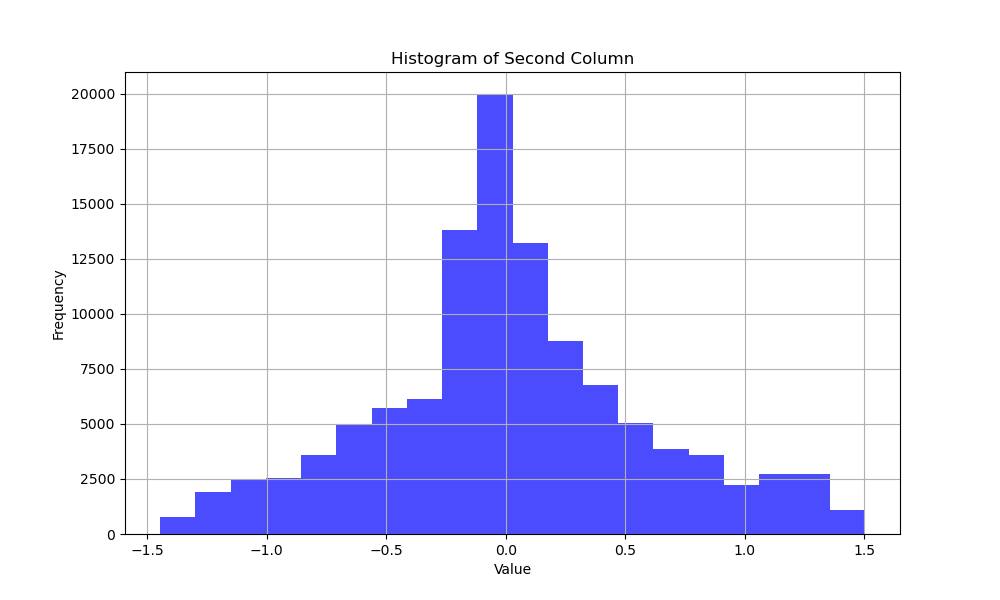
#> input picture histogram.png, 1000 x 600 px
$ python -i opencv_intro.py   (imports and definitions only)
#> lines starting #> are read from the running program, lines starting #| are printed output that depends on the picture; after the words box and inside, x2 and y2 are one past the last pixel; in counts of white or black regions, pixels touching at a corner belong together
#> further down, picture is the input picture: shape (600, 1000, 3); mean B, G, R 251.3, 226.1, 226.1
import cv2
import numpy as np
import argparse
import csv
from video_transition import create_transition  # Import the transition function

def process_frame(frame, apply_filters=True, crop=None):
#> called with apply_filters = True
    if crop:
        h, w = frame.shape[:2]
        x0, y0, crop_w, crop_h = [int(c * 0.01 * dim) for c, dim in zip(crop, [w, h, w, h])]
        frame = frame[y0:y0+crop_h, x0:x0+crop_w]

    if apply_filters:
        # Convert to grayscale
        gray = cv2.cvtColor(frame, cv2.COLOR_BGR2GRAY)
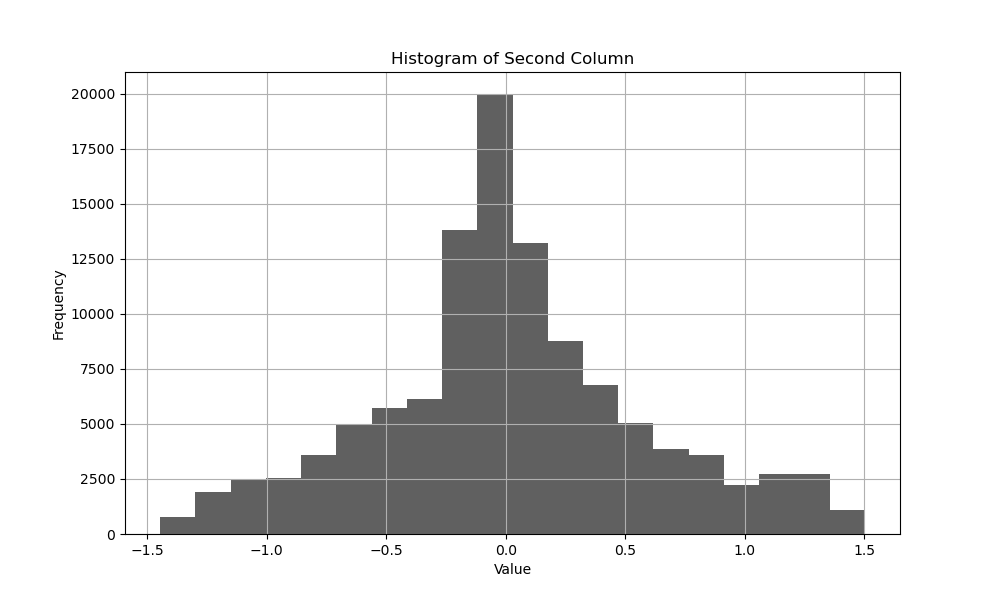
#> gray: shape (600, 1000); min 0, max 255, mean 228.9

        # Apply Gaussian blur
        blurred = cv2.GaussianBlur(gray, (5, 5), 0)

        # Apply Canny edge detection
        edges = cv2.Canny(blurred, 50, 150)
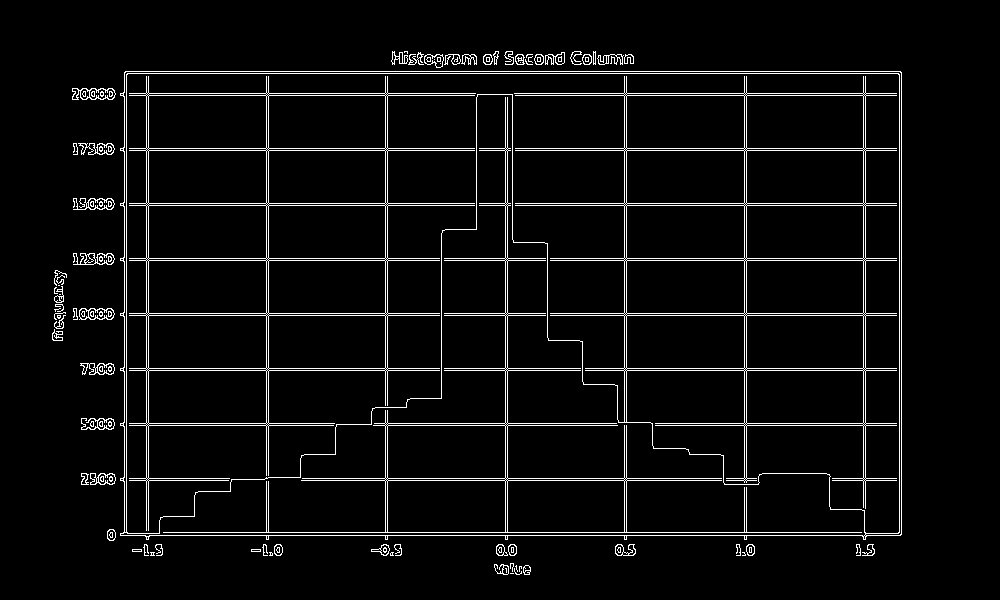
#> edges: shape (600, 1000); 4.7% white in thin lines or dots, all inside (x1, y1, x2, y2) = (52, 51, 902, 575)

        # Convert back to BGR for colored edge overlay
        edges_color = cv2.cvtColor(edges, cv2.COLOR_GRAY2BGR)

        # Combine original frame with colored edges
        result = cv2.addWeighted(frame, 0.7, edges_color, 0.3, 0)
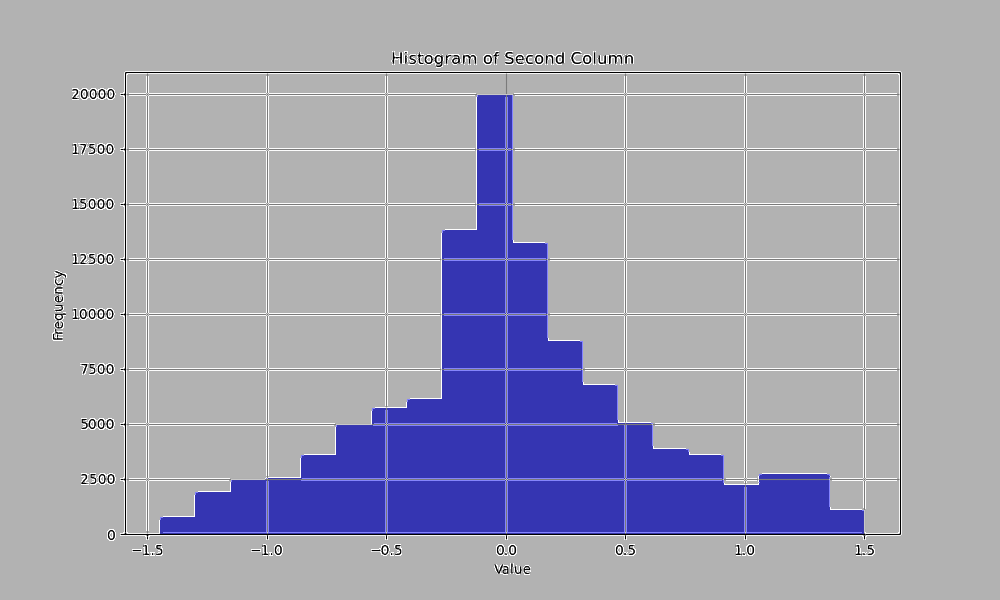
#> result: shape (600, 1000, 3); mean B, G, R 179.1, 161.4, 161.4

        return result
    else:
        return frame

# [96 lines left out: functions apply_smoothing, main, not called in this run]

# [2 lines not run here, left out]

# python opencv_intro.py video.mp4 --csv "smoothed_predictions.csv"

>>> import cv2
>>> picture = cv2.imread('histogram.png')
>>> result = process_frame(picture)

$ run again, on predictions_comparison.png
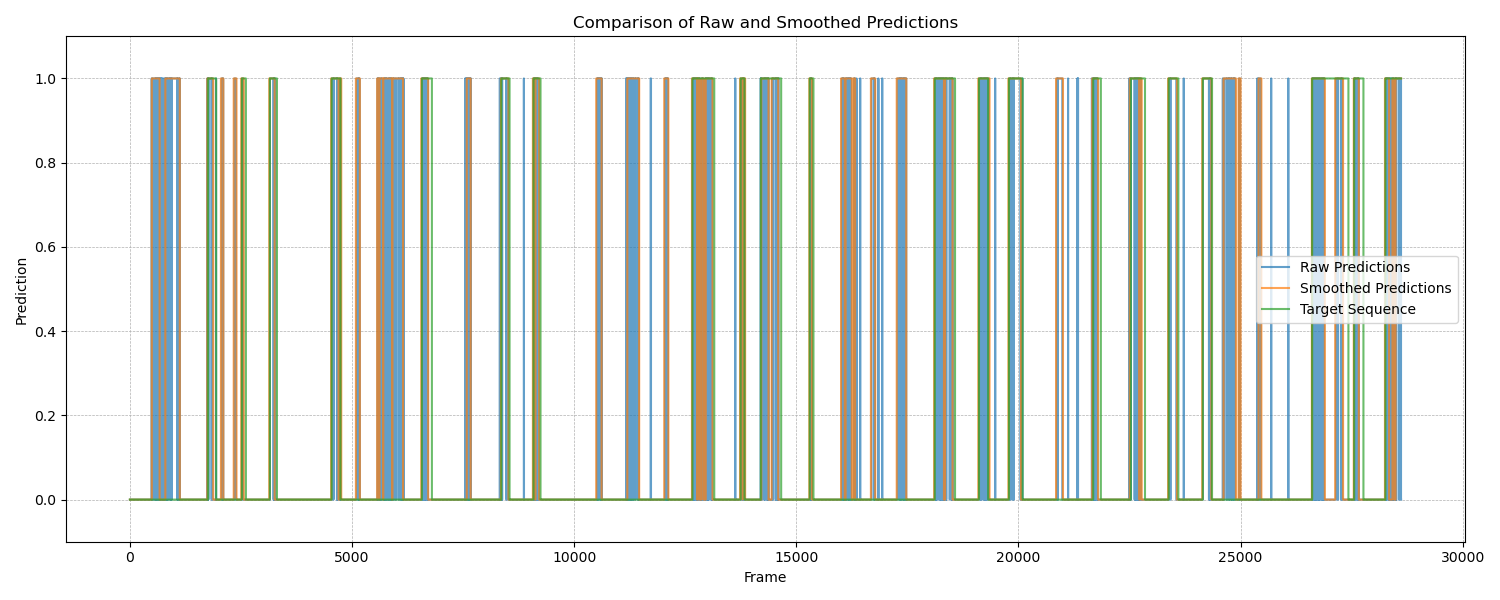
#> input picture predictions_comparison.png, 1500 x 600 px
#> picture is the input picture: shape (600, 1500, 3); mean B, G, R 224.9, 229.5, 225.8
#> in process_frame, `edges = cv2.Canny(blurred, 50, 150)`:
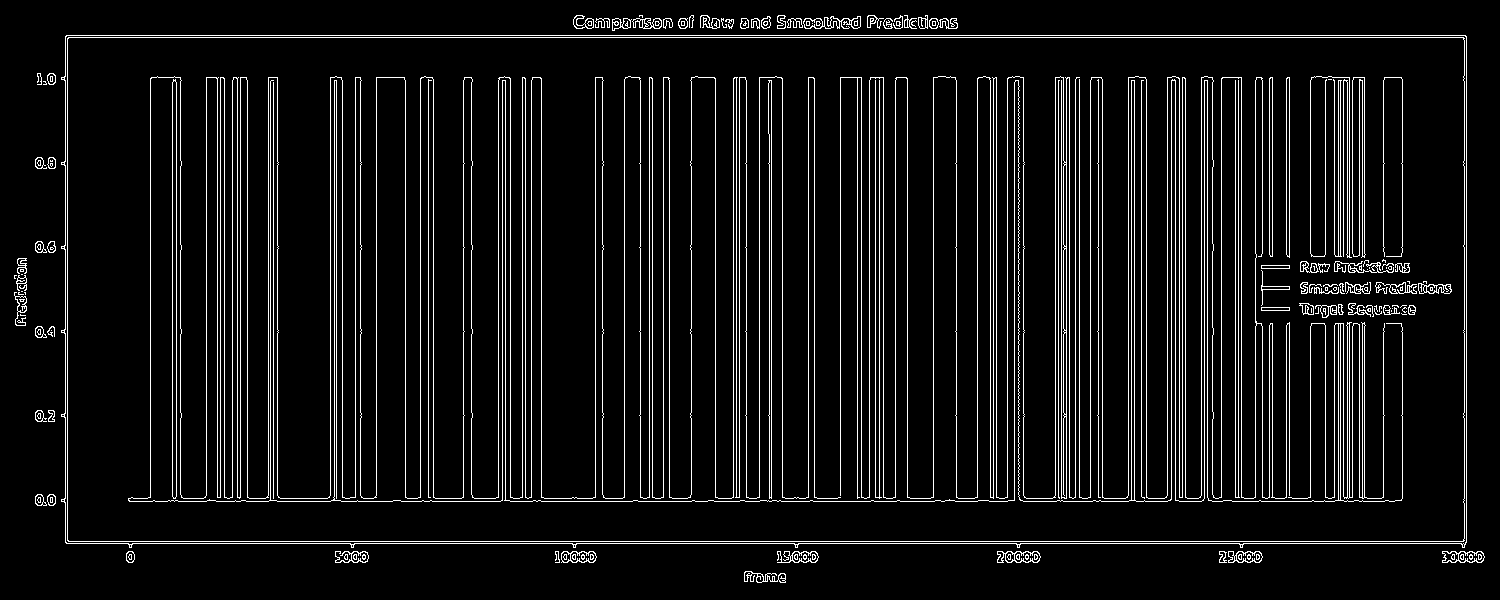
#> edges: shape (600, 1500); 7.6% white in thin lines or dots
#> edges_color: shape (600, 1500, 3); 7.6% white in thin lines or dots
#> in process_frame, `result = cv2.addWeighted(frame, 0.7, edges_color, 0.3, 0)`:
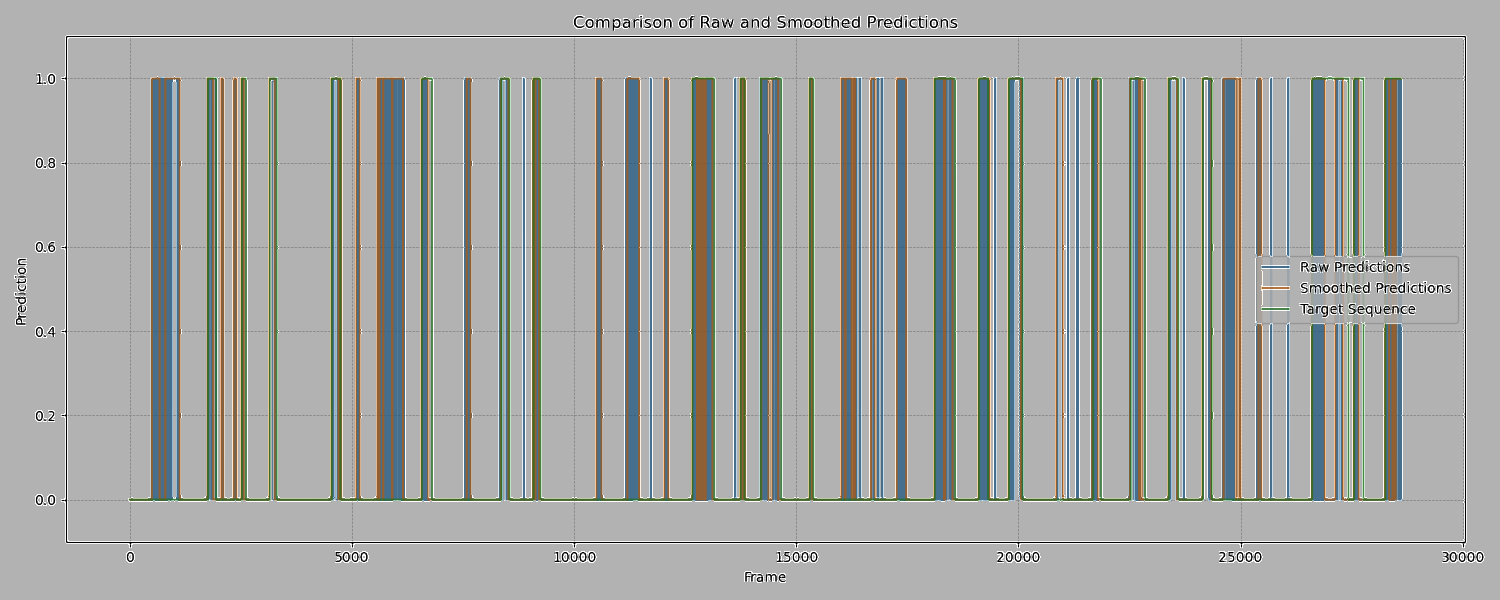
#> result: shape (600, 1500, 3); mean B, G, R 162.8, 166.1, 163.5
